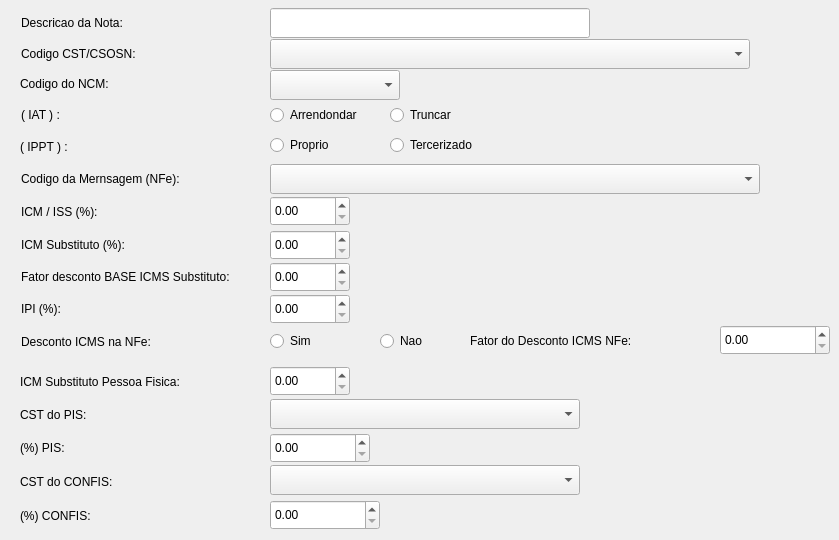
    <widget class="QWidget" name="tab_2">
     <attribute name="title">
      <string>Dados Fiscais</string>
     </attribute>
     <widget class="QLabel" name="label_23">
      <property name="geometry">
       <rect>
        <x>21</x>
        <y>294</y>
        <width>240</width>
        <height>30</height>
       </rect>
      </property>
      <property name="styleSheet">
       <string notr="true"/>
      </property>
      <property name="text">
       <string>IPI (%):</string>
      </property>
     </widget>
     <widget class="QLabel" name="label_17">
      <property name="geometry">
       <rect>
        <x>21</x>
        <y>327</y>
        <width>240</width>
        <height>30</height>
       </rect>
      </property>
      <property name="styleSheet">
       <string notr="true"/>
      </property>
      <property name="text">
       <string>Desconto ICMS na NFe:</string>
      </property>
     </widget>
     <widget class="QLabel" name="label_21">
      <property name="geometry">
       <rect>
        <x>21</x>
        <y>262</y>
        <width>240</width>
        <height>30</height>
       </rect>
      </property>
      <property name="styleSheet">
       <string notr="true"/>
      </property>
      <property name="text">
       <string>Fator desconto BASE ICMS Substituto:</string>
      </property>
     </widget>
     <widget class="QLabel" name="label_16">
      <property name="geometry">
       <rect>
        <x>21</x>
        <y>230</y>
        <width>240</width>
        <height>30</height>
       </rect>
      </property>
      <property name="styleSheet">
       <string notr="true"/>
      </property>
      <property name="text">
       <string>ICM Substituto (%):</string>
      </property>
     </widget>
     <widget class="QLabel" name="label_12">
      <property name="geometry">
       <rect>
        <x>21</x>
        <y>8</y>
        <width>240</width>
        <height>30</height>
       </rect>
      </property>
      <property name="styleSheet">
       <string notr="true"/>
      </property>
      <property name="text">
       <string>Descricao da Nota:</string>
      </property>
     </widget>
     <widget class="QLabel" name="label_15">
      <property name="geometry">
       <rect>
        <x>21</x>
        <y>196</y>
        <width>240</width>
        <height>32</height>
       </rect>
      </property>
      <property name="styleSheet">
       <string notr="true"/>
      </property>
      <property name="text">
       <string>ICM / ISS (%):</string>
      </property>
     </widget>
     <widget class="QLabel" name="label_14">
      <property name="geometry">
       <rect>
        <x>21</x>
        <y>164</y>
        <width>240</width>
        <height>30</height>
       </rect>
      </property>
      <property name="styleSheet">
       <string notr="true"/>
      </property>
      <property name="text">
       <string>Codigo da Mernsagem (NFe):</string>
      </property>
     </widget>
     <widget class="QLabel" name="label_5">
      <property name="geometry">
       <rect>
        <x>21</x>
        <y>100</y>
        <width>240</width>
        <height>30</height>
       </rect>
      </property>
      <property name="styleSheet">
       <string notr="true"/>
      </property>
      <property name="text">
       <string>( IAT ) :</string>
      </property>
     </widget>
     <widget class="QLabel" name="label_4">
      <property name="geometry">
       <rect>
        <x>20</x>
        <y>70</y>
        <width>240</width>
        <height>28</height>
       </rect>
      </property>
      <property name="styleSheet">
       <string notr="true"/>
      </property>
      <property name="text">
       <string>Codigo do NCM:</string>
      </property>
     </widget>
     <widget class="QLabel" name="label_13">
      <property name="geometry">
       <rect>
        <x>21</x>
        <y>40</y>
        <width>240</width>
        <height>28</height>
       </rect>
      </property>
      <property name="styleSheet">
       <string notr="true"/>
      </property>
      <property name="text">
       <string>Codigo CST/CSOSN:</string>
      </property>
     </widget>
     <widget class="QLabel" name="label_25">
      <property name="geometry">
       <rect>
        <x>470</x>
        <y>326</y>
        <width>240</width>
        <height>30</height>
       </rect>
      </property>
      <property name="styleSheet">
       <string notr="true"/>
      </property>
      <property name="text">
       <string>Fator do Desconto ICMS NFe:</string>
      </property>
     </widget>
     <widget class="QLabel" name="label_49">
      <property name="geometry">
       <rect>
        <x>20</x>
        <y>367</y>
        <width>240</width>
        <height>30</height>
       </rect>
      </property>
      <property name="styleSheet">
       <string notr="true"/>
      </property>
      <property name="text">
       <string>ICM Substituto Pessoa Fisica:</string>
      </property>
     </widget>
     <widget class="QLabel" name="label_50">
      <property name="geometry">
       <rect>
        <x>20</x>
        <y>400</y>
        <width>240</width>
        <height>30</height>
       </rect>
      </property>
      <property name="styleSheet">
       <string notr="true"/>
      </property>
      <property name="text">
       <string>CST do PIS:</string>
      </property>
     </widget>
     <widget class="QLabel" name="label_51">
      <property name="geometry">
       <rect>
        <x>20</x>
        <y>433</y>
        <width>240</width>
        <height>30</height>
       </rect>
      </property>
      <property name="styleSheet">
       <string notr="true"/>
      </property>
      <property name="text">
       <string>(%) PIS:</string>
      </property>
     </widget>
     <widget class="QLabel" name="label_52">
      <property name="geometry">
       <rect>
        <x>20</x>
        <y>467</y>
        <width>240</width>
        <height>30</height>
       </rect>
      </property>
      <property name="styleSheet">
       <string notr="true"/>
      </property>
      <property name="text">
       <string>CST do CONFIS:</string>
      </property>
     </widget>
     <widget class="QLabel" name="label_53">
      <property name="geometry">
       <rect>
        <x>20</x>
        <y>501</y>
        <width>240</width>
        <height>30</height>
       </rect>
      </property>
      <property name="styleSheet">
       <string notr="true"/>
      </property>
      <property name="text">
       <string>(%) CONFIS:</string>
      </property>
     </widget>
     <widget class="QLineEdit" name="mdescri1">
      <property name="geometry">
       <rect>
        <x>270</x>
        <y>8</y>
        <width>320</width>
        <height>30</height>
       </rect>
      </property>
      <property name="maxLength">
       <number>50</number>
      </property>
     </widget>
     <widget class="QComboBox" name="comboBox_7">
      <property name="geometry">
       <rect>
        <x>270</x>
        <y>39</y>
        <width>480</width>
        <height>30</height>
       </rect>
      </property>
     </widget>
     <widget class="QComboBox" name="comboBox_8">
      <property name="geometry">
       <rect>
        <x>270</x>
        <y>70</y>
        <width>130</width>
        <height>30</height>
       </rect>
      </property>
     </widget>
     <widget class="QRadioButton" name="rb_iat_a">
      <property name="geometry">
       <rect>
        <x>270</x>
        <y>100</y>
        <width>100</width>
        <height>30</height>
       </rect>
      </property>
      <property name="text">
       <string>Arrendondar</string>
      </property>
     </widget>
     <widget class="QRadioButton" name="rb_iat_t">
      <property name="geometry">
       <rect>
        <x>390</x>
        <y>100</y>
        <width>100</width>
        <height>30</height>
       </rect>
      </property>
      <property name="text">
       <string>Truncar</string>
      </property>
     </widget>
     <widget class="QRadioButton" name="rb_ippt_p">
      <property name="geometry">
       <rect>
        <x>270</x>
        <y>130</y>
        <width>100</width>
        <height>30</height>
       </rect>
      </property>
      <property name="text">
       <string>Proprio</string>
      </property>
     </widget>
     <widget class="QLabel" name="label_11">
      <property name="geometry">
       <rect>
        <x>20</x>
        <y>132</y>
        <width>240</width>
        <height>30</height>
       </rect>
      </property>
      <property name="styleSheet">
       <string notr="true"/>
      </property>
      <property name="text">
       <string>( IPPT ) :</string>
      </property>
     </widget>
     <widget class="QRadioButton" name="rb_ippt_t">
      <property name="geometry">
       <rect>
        <x>390</x>
        <y>130</y>
        <width>100</width>
        <height>30</height>
       </rect>
      </property>
      <property name="text">
       <string>Tercerizado</string>
      </property>
     </widget>
     <widget class="QRadioButton" name="rb_desc_icm_nao">
      <property name="geometry">
       <rect>
        <x>380</x>
        <y>326</y>
        <width>89</width>
        <height>30</height>
       </rect>
      </property>
      <property name="text">
       <string>Nao</string>
      </property>
     </widget>
     <widget class="QRadioButton" name="rb_desc_icm_sim">
      <property name="geometry">
       <rect>
        <x>270</x>
        <y>326</y>
        <width>89</width>
        <height>30</height>
       </rect>
      </property>
      <property name="text">
       <string>Sim</string>
      </property>
     </widget>
     <widget class="QComboBox" name="comboBox_9">
      <property name="geometry">
       <rect>
        <x>270</x>
        <y>164</y>
        <width>490</width>
        <height>30</height>
       </rect>
      </property>
     </widget>
     <widget class="QDoubleSpinBox" name="doubleSpinBox_14">
      <property name="geometry">
       <rect>
        <x>270</x>
        <y>196</y>
        <width>80</width>
        <height>30</height>
       </rect>
      </property>
     </widget>
     <widget class="QDoubleSpinBox" name="doubleSpinBox_15">
      <property name="geometry">
       <rect>
        <x>270</x>
        <y>230</y>
        <width>80</width>
        <height>30</height>
       </rect>
      </property>
     </widget>
     <widget class="QDoubleSpinBox" name="doubleSpinBox_16">
      <property name="geometry">
       <rect>
        <x>270</x>
        <y>262</y>
        <width>80</width>
        <height>30</height>
       </rect>
      </property>
     </widget>
     <widget class="QDoubleSpinBox" name="doubleSpinBox_17">
      <property name="geometry">
       <rect>
        <x>270</x>
        <y>294</y>
        <width>80</width>
        <height>30</height>
       </rect>
      </property>
     </widget>
     <widget class="QDoubleSpinBox" name="doubleSpinBox_18">
      <property name="geometry">
       <rect>
        <x>720</x>
        <y>325</y>
        <width>110</width>
        <height>30</height>
       </rect>
      </property>
     </widget>
     <widget class="QDoubleSpinBox" name="doubleSpinBox_19">
      <property name="geometry">
       <rect>
        <x>270</x>
        <y>366</y>
        <width>80</width>
        <height>30</height>
       </rect>
      </property>
     </widget>
     <widget class="QComboBox" name="comboBox_10">
      <property name="geometry">
       <rect>
        <x>270</x>
        <y>399</y>
        <width>310</width>
        <height>30</height>
       </rect>
      </property>
     </widget>
     <widget class="QDoubleSpinBox" name="doubleSpinBox_20">
      <property name="geometry">
       <rect>
        <x>270</x>
        <y>433</y>
        <width>100</width>
        <height>30</height>
       </rect>
      </property>
     </widget>
     <widget class="QComboBox" name="comboBox_11">
      <property name="geometry">
       <rect>
        <x>270</x>
        <y>465</y>
        <width>310</width>
        <height>30</height>
       </rect>
      </property>
     </widget>
     <widget class="QDoubleSpinBox" name="doubleSpinBox_21">
      <property name="geometry">
       <rect>
        <x>270</x>
        <y>500</y>
        <width>110</width>
        <height>30</height>
       </rect>
      </property>
     </widget>
    </widget>
